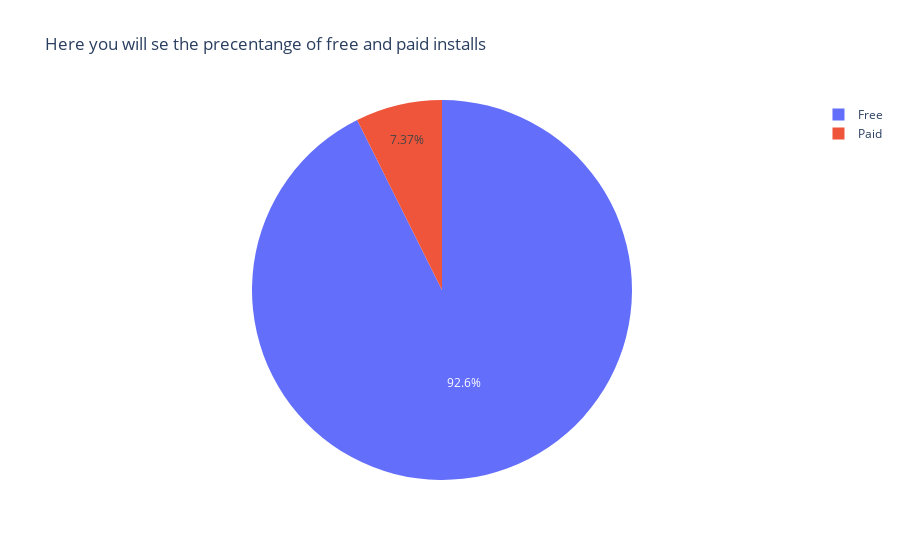

Notebook cell for this chart:
### Code cell
px.pie(group1, values= 'Installs', names='Type', title='Here you will se the precentange of free and paid installs ')

### Figure 1 — Plotly figure (JSON) as saved in the notebook; plotly's stock layout.template omitted (floating-point values rounded to 4 significant figures)
{"data": [{"domain": {"x": [0, 1], "y": [0, 1]}, "hovertemplate": "Type=%{label}<br>Installs=%{value}<extra></extra>", "labels": ["Free", "Paid"], "legendgroup": "", "name": "", "showlegend": true, "type": "pie", "values": [9592, 763]}], "layout": {"legend": {"tracegroupgap": 0}, "title": {"text": "Here you will se the precentange of free and paid installs "}}}
